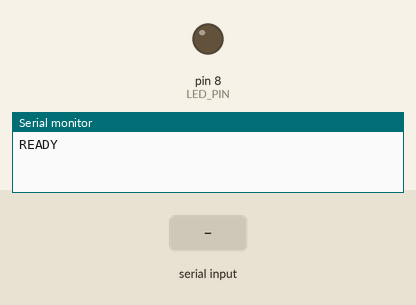
This sketch was run on a simulated Arduino Uno, built with avr-gcc and run on an emulated ATmega328P. Shown: output pins drawn as LEDs (lit = HIGH), the last lines printed to the serial monitor. Inputs (shaded band) come from the test bench.

Above: at 1.2 s.
1.3 s: "LED_ON\n" received over Serial
At 1.7 s:
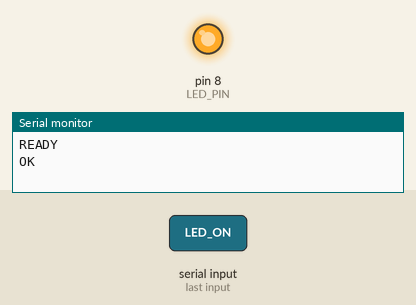
5.8 s: "LED_OFF\n" received over Serial
At 6.4 s:
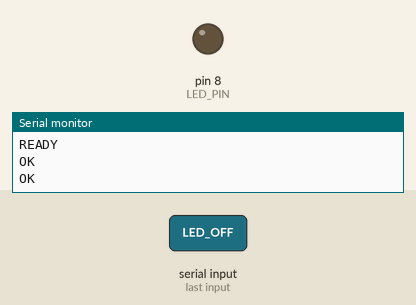
Timing chart, 0 to 8.3 s (numbered marks = the images above; inputs shaded):
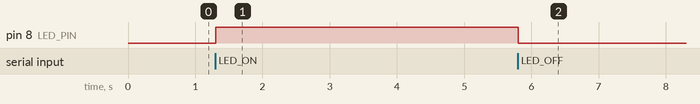

The sketch:

implementacion_final.ino
```cpp
#include <DHT.h>

#define LED_PIN     8
#define DHT_PIN     7
#define DHT_TYPE    DHT11
#define TRIG_PIN    5
#define ECHO_PIN    6

DHT dht(DHT_PIN, DHT_TYPE);

String command = "";

void setup() {
  Serial.begin(9600);

  pinMode(LED_PIN, OUTPUT);
  pinMode(TRIG_PIN, OUTPUT);
  pinMode(ECHO_PIN, INPUT);

  digitalWrite(LED_PIN, LOW);
  digitalWrite(TRIG_PIN, LOW);

  dht.begin();

  Serial.println("READY");
}

void loop() {
  while (Serial.available()) {
    char c = Serial.read();

    if (c == '\n') {
      processCommand(command);
      command = "";
    } else if (c != '\r') {
      command += c;
    }
  }
}

void processCommand(String cmd) {
  cmd.trim();
  if (cmd == "LED_ON") {
    digitalWrite(LED_PIN, HIGH);
    Serial.println("OK");
  }else if (cmd == "LED_OFF") {
    digitalWrite(LED_PIN, LOW);
    Serial.println("OK");
  }else if (cmd == "READ_DHT") {
    readDHT();
  }else if (cmd == "READ_DIST") {
    readDistance();
  }else {
    Serial.println("ERROR");
  }
}

void readDHT() {
  float h = dht.readHumidity();
  float t = dht.readTemperature();

  if (isnan(h) || isnan(t)) {
    Serial.println("ERROR");
    return;
  }

  Serial.print("TEMP:");
  Serial.print(t);
  Serial.print(",HUM:");
  Serial.println(h);
}

void readDistance() {
  digitalWrite(TRIG_PIN, LOW);
  delayMicroseconds(2);
  digitalWrite(TRIG_PIN, HIGH);
  delayMicroseconds(10);
  digitalWrite(TRIG_PIN, LOW);

  long dur = pulseIn(ECHO_PIN, HIGH, 30000);
  if (dur == 0) {
    Serial.println("ERROR");
    return;
  }

  float dist = dur * 0.0343 / 2;
  Serial.print("DIST:");
  Serial.println(dist);
}
```

Measured:
- after the input at 1.3 s, pin 8 (LED_PIN): LOW → HIGH at once
- after the input at 5.8 s, pin 8 (LED_PIN): HIGH → LOW at once
